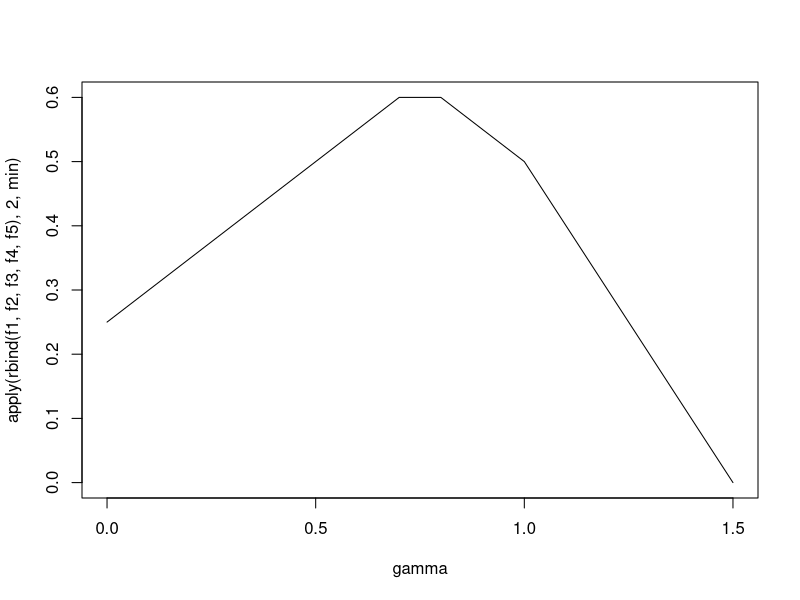
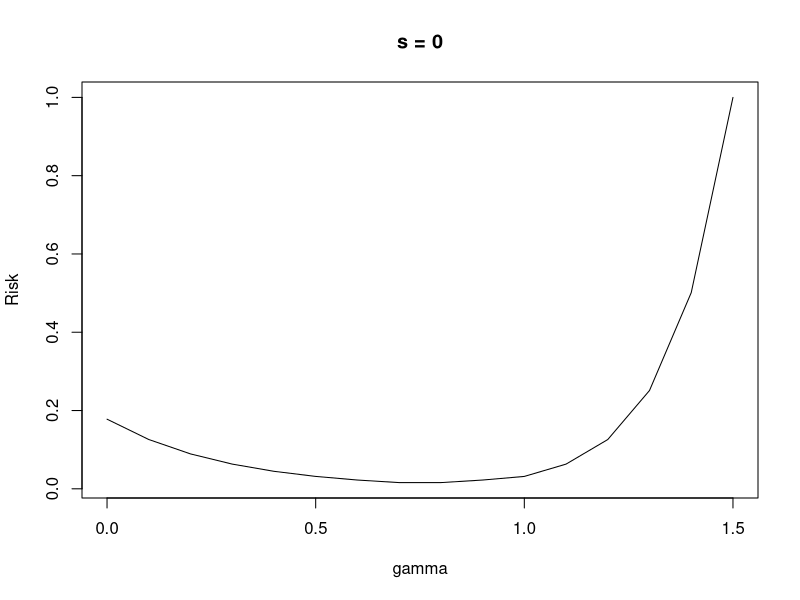
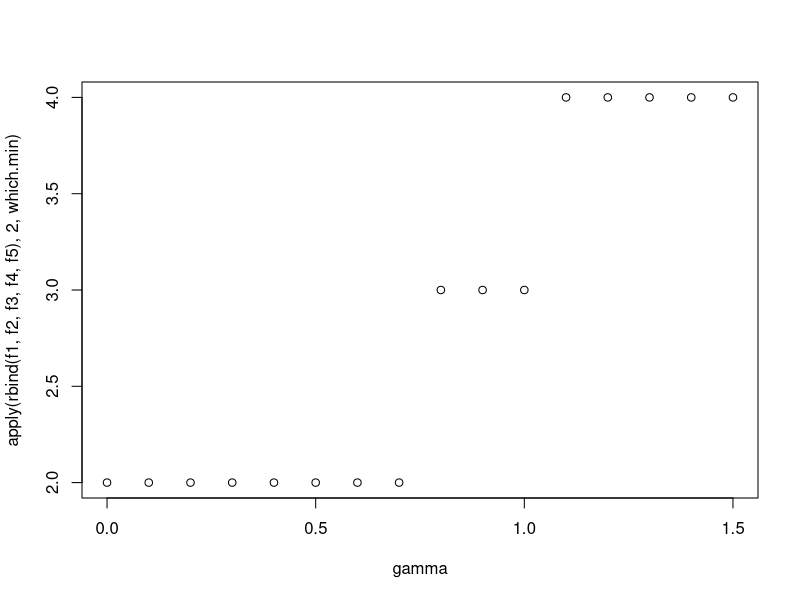
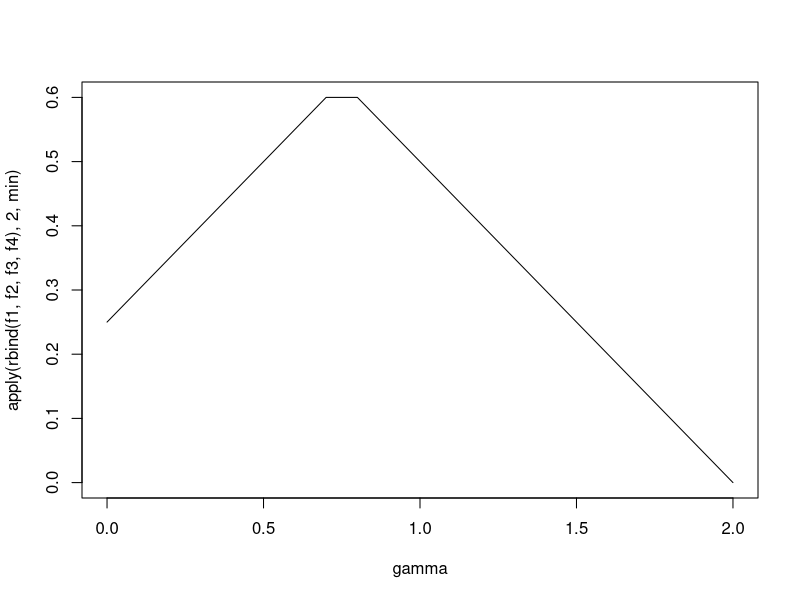
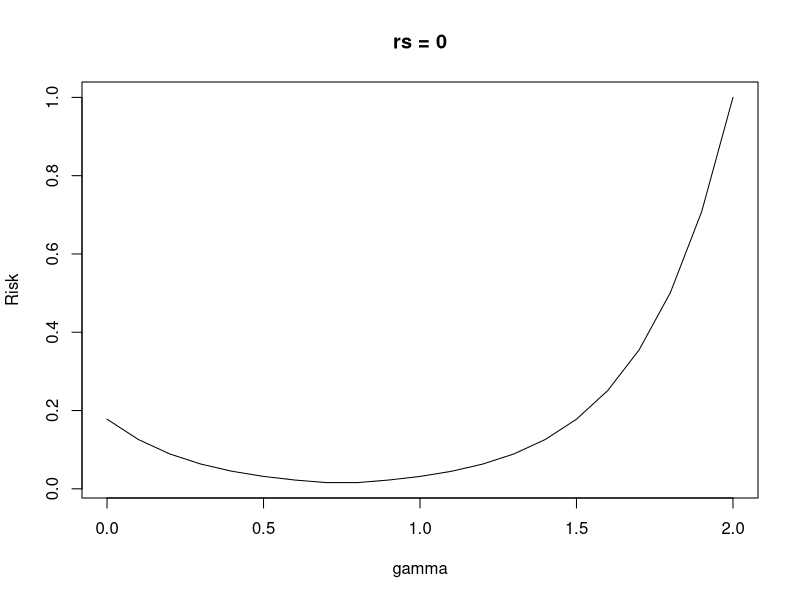
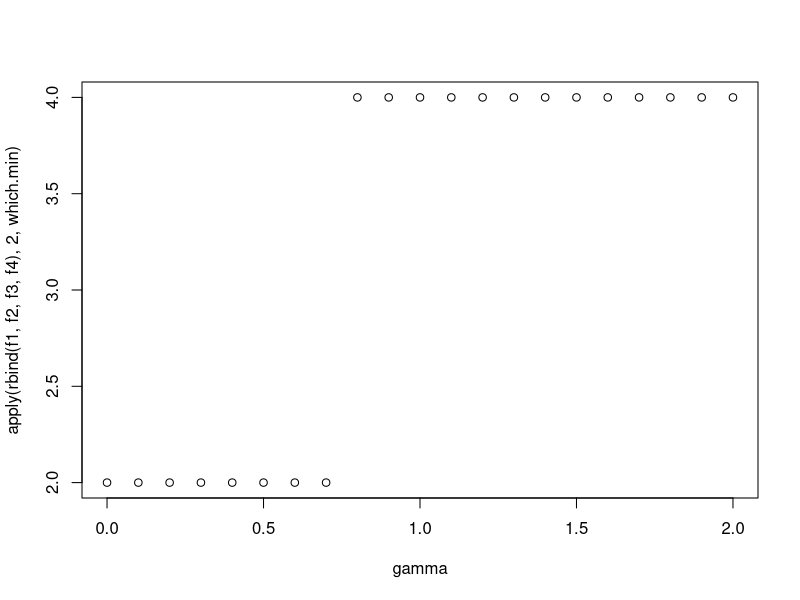
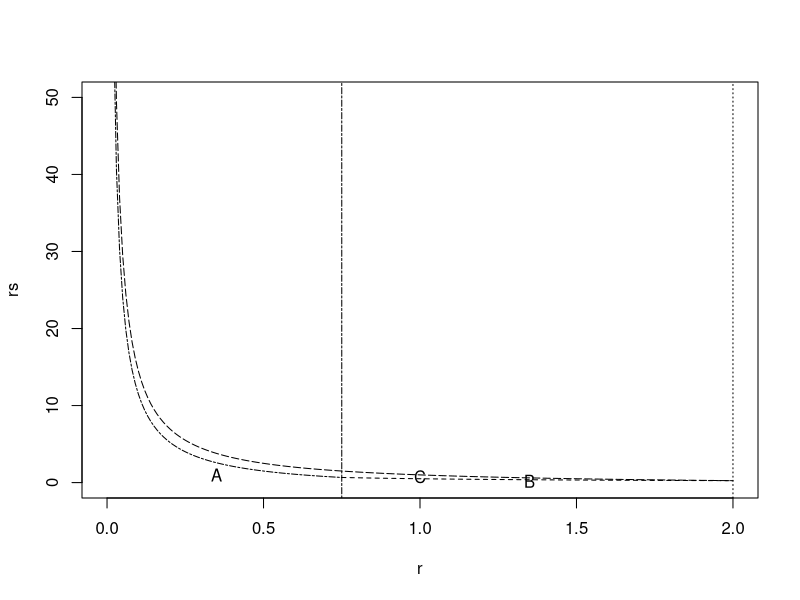

Recreate these plots in R, in order.
# ridge
gamma = 0:15/10
s = 0

f1 = 1
f2 = 1/4+gamma/2
f3 = 1-gamma/2
f4 = 3/2-gamma
f5 = 2-gamma*(s+1)

nn = 1000
plot(gamma, apply(rbind(f1, f2, f3, f4, f5), 2, min), type = "l")

nn = 1000
plot(gamma, nn^(-apply(rbind(f1, f2, f3, f4, f5), 2, min)), type = "l", ylab = "Risk", main = "s = 0")

plot(gamma, apply(rbind(f1, f2, f3, f4, f5), 2, which.min))

# lasso
gamma = seq(0, 2, by = 0.1)
rs = 0
f1 = 1
f2 = 1/4+gamma/2
f3 = 3/2-gamma*(1/2+rs)
f4 = 1-gamma/2

nn = 1000
plot(gamma, apply(rbind(f1, f2, f3, f4), 2, min), type = "l")
nn = 1000
plot(gamma, nn^(-apply(rbind(f1, f2, f3, f4), 2, min)), type = "l", ylab = "Risk", main = "rs = 0")
plot(gamma, apply(rbind(f1, f2, f3, f4), 2, which.min))





# 


r1 = seq(3/4, 2, by = 0.01)
rs1 = 1/2/r1

plot(r1, rs1, xlab = "r", ylab = "rs", xlim = c(0, 2), ylim = c(0, 50),type = "l", lty = 2)

r2 = seq(0, 3/4, by = 0.01)
rs22 = 5/4/r2-1
lines(r2, rs22, lty = 6)

rr = c(r2, r1)
rs2 = 3/2/rr -1/2
lines(rr, rs2, lty = 5)
abline(v = 0.75, lty = 6)
abline(v = 2, lty = 3)
#text(x = 0.3, y = 1, labels = "1/4+r/2")
text(x = 0.35, y = 1, labels = "A")
#text(x = 1.35, y = 0.18, labels = "1-r/2")
text(x = 1.35, y = 0.16, labels = "B")
#text(x = 1, y = 0.9, labels = "3/2-r(1/2+rs)")
text(x = 1, y = 0.75, labels = "C")


rs = seq(0, 1, by = 0.05)
r1 = 1/2/rs
r2 = 3/2/(1/2+rs)

